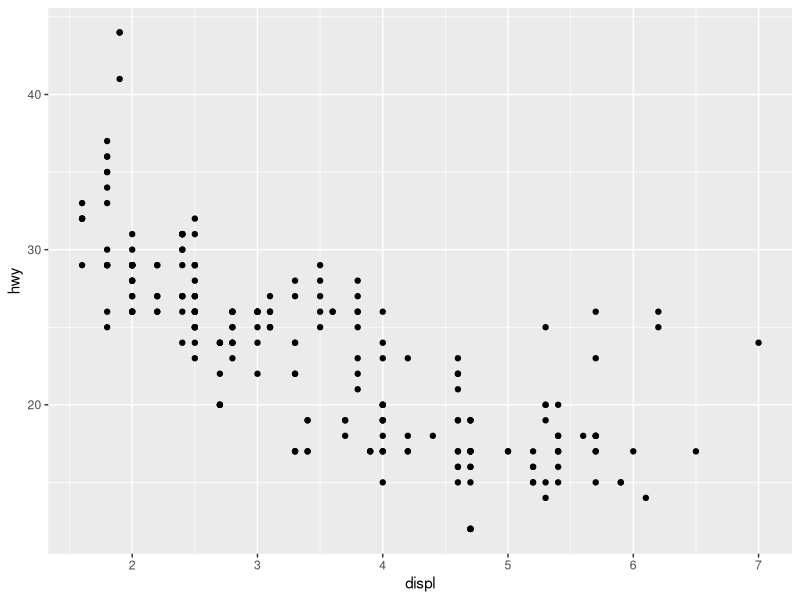
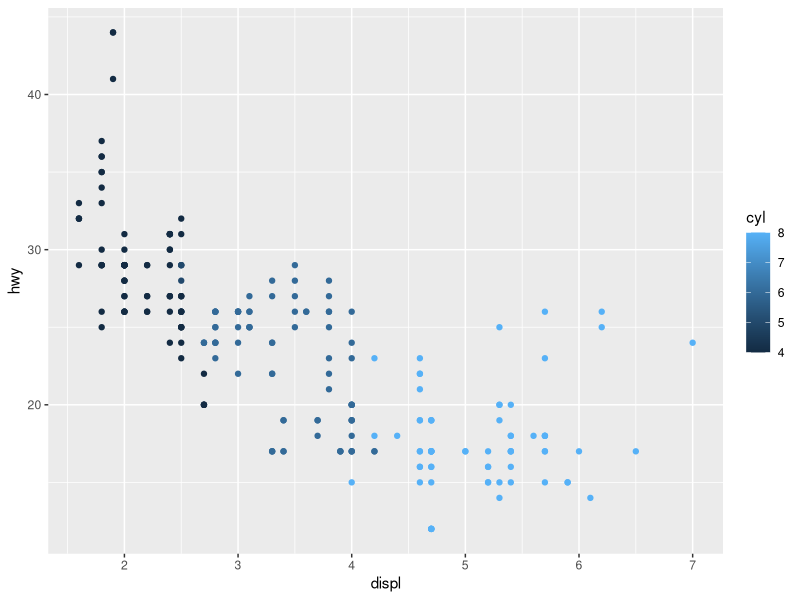
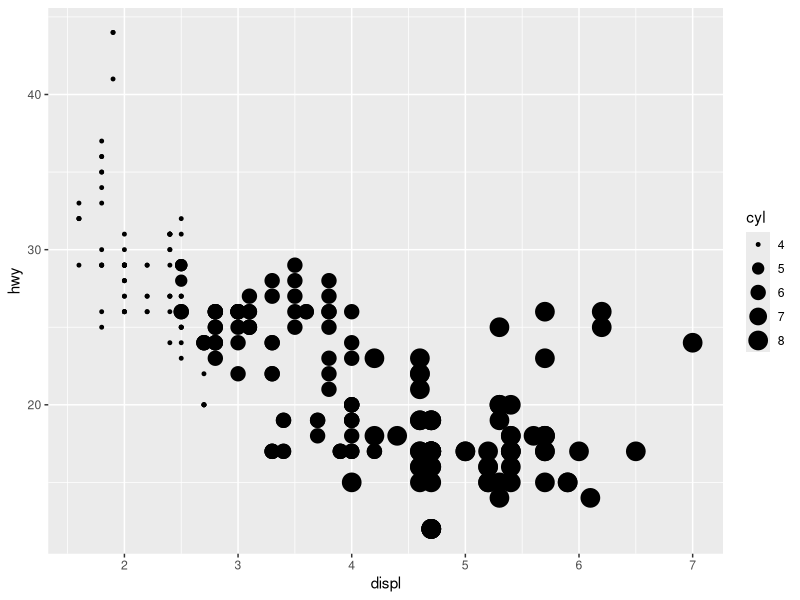
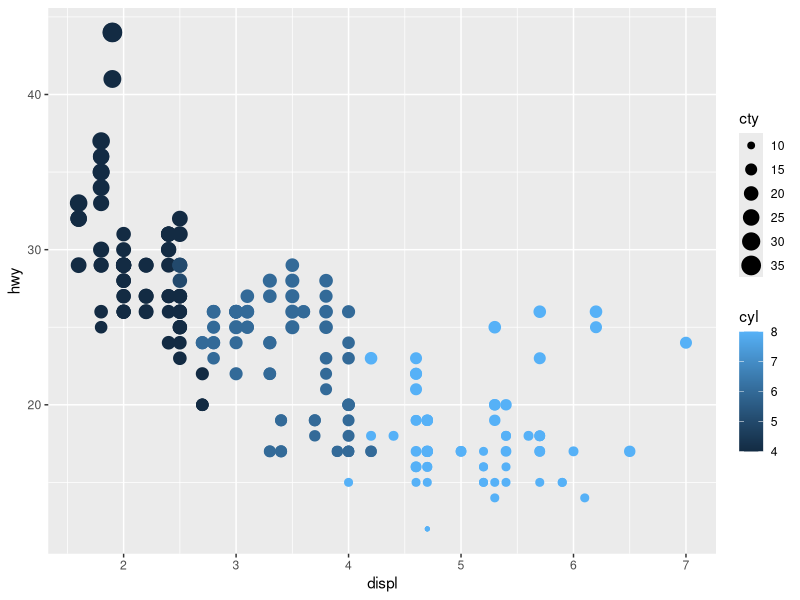
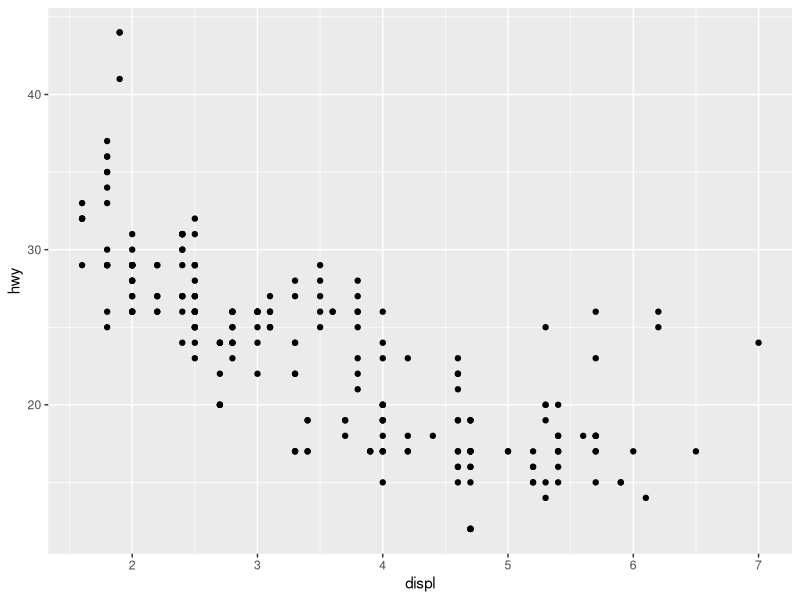
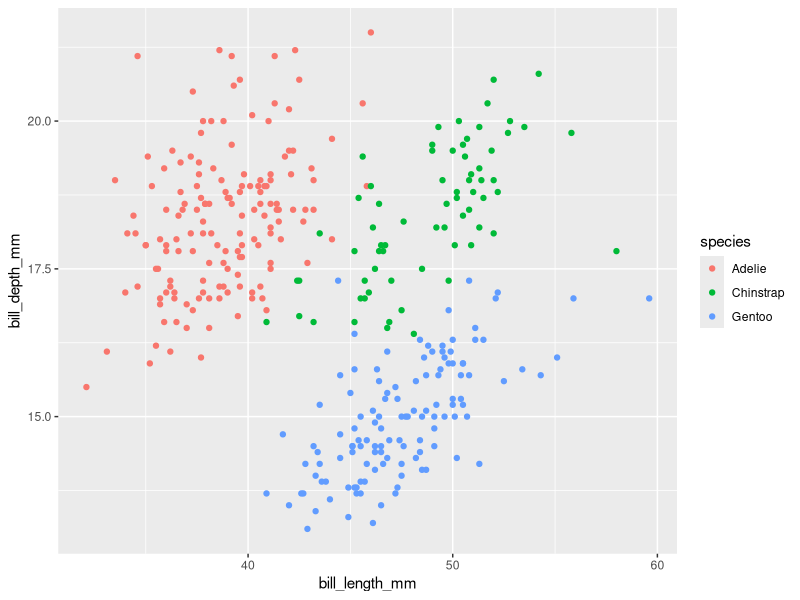
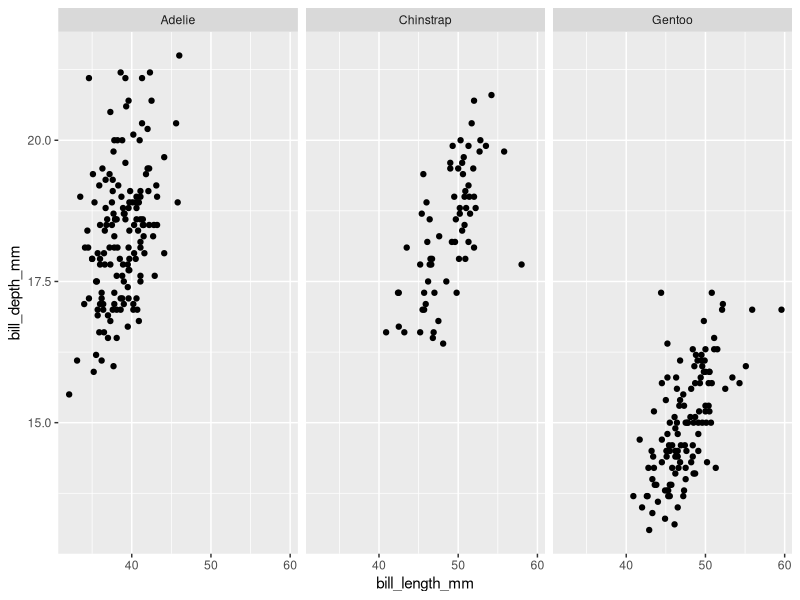
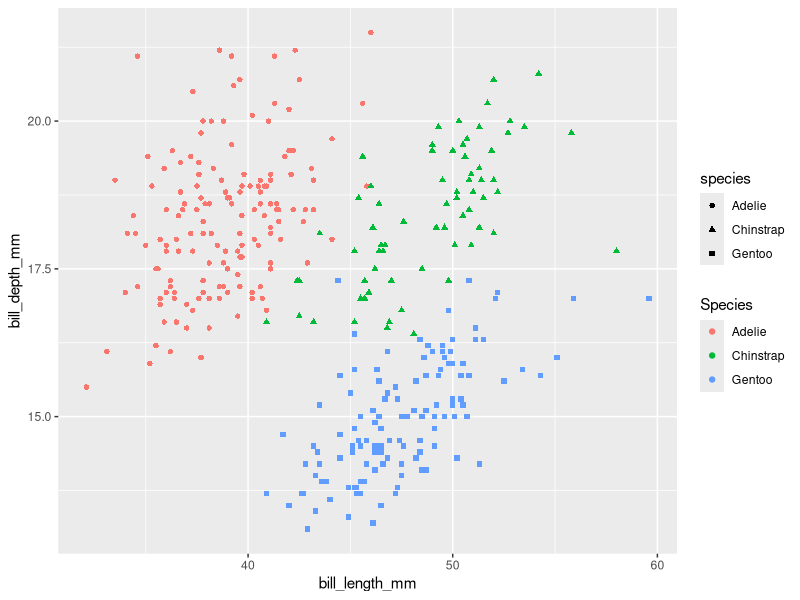

Write R code to recreate these figures, in order.
## ---- chunk 1
library("tidyverse")
penguins_df <- palmerpenguins::penguins
## ---- chunk 2
glimpse(mpg)
?mpg
## ---- chunk 3
ggplot(data=mpg,mapping=aes(x=displ,y=hwy)) +
  geom_point()
## ---- chunk 4
ggplot(data=mpg,mapping=aes(x=displ,y=hwy)) +
  geom_point(mapping=aes(color=cyl))
## ---- chunk 5
ggplot(data=mpg,mapping=aes(x=displ,y=hwy)) +
  geom_point(mapping=aes(x=displ,y=hwy,size=cyl))
## ---- chunk 6
ggplot(data=mpg,mapping=aes(x=displ,y=hwy)) +
  geom_point(mapping=aes(color=cyl,size=cty))
## ---- chunk 7
ggplot(data=mpg,mapping=aes(x=displ, y=hwy, linewidth=cyl)) +
  geom_point()
## ---- chunk 8
ggplot(data=penguins_df, mapping=aes(x=bill_length_mm, y=bill_depth_mm, color=species))+
  geom_point()
## ---- chunk 9
ggplot(data=penguins_df, mapping=aes(x=bill_length_mm, y=bill_depth_mm)) +
  geom_point() +
  facet_wrap(~species)
## ---- chunk 10
ggplot(
  data = penguins_df,
  mapping = aes(
    x = bill_length_mm, y = bill_depth_mm, 
    color = species, shape = species
  )
) +
  geom_point() +
  labs(color = "Species")
## ---- chunk 11
ggplot(
  data = penguins_df,
  mapping = aes(
    x = bill_length_mm, y = bill_depth_mm, 
    color = species, shape = species
  )
) +
  geom_point() +
  labs(color = "Species",shape="Species")
## ---- chunk 12
ggplot(penguins_df, aes(x = island, fill = species)) +
  geom_bar(position = "fill")
ggplot(penguins_df, aes(x = species, fill = island)) +
  geom_bar(position = "fill")
## ---- chunk 13
ggplot(mpg, aes(x = class)) +
  geom_bar()
ggplot(mpg, aes(x = cty, y = hwy)) +
  geom_point()
ggsave("mpg-plot.png")
